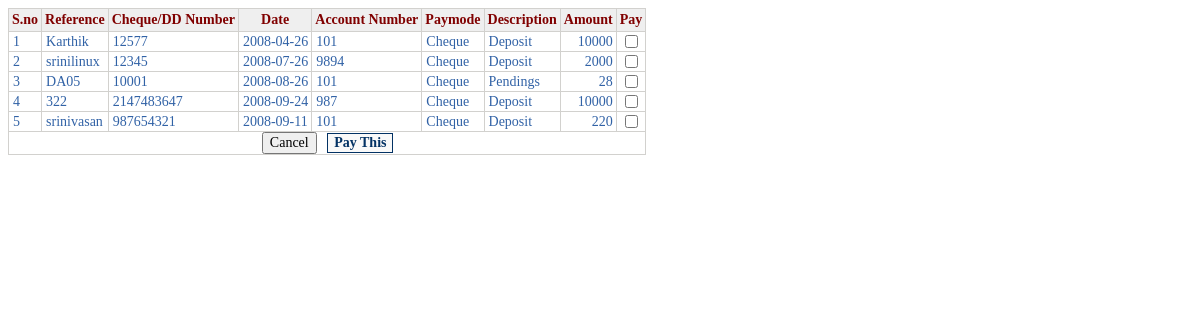
/Finance/pendings.php, run on the app's committed database.
### tables this page shows
CREATE TABLE `paymentdetails` (
  `recordid` bigint NOT NULL AUTO_INCREMENT,
  `amount` double DEFAULT NULL,
  `accountnumber` varchar(50) DEFAULT NULL,
  `description` varchar(70) DEFAULT NULL,
  `paymode` varchar(50) DEFAULT NULL,
  `cdnumber` int DEFAULT NULL,
  `cddate` date DEFAULT NULL,
  `bankname` varchar(50) DEFAULT NULL,
  `branch` varchar(50) DEFAULT NULL,
  `towhom` varchar(50) DEFAULT NULL,
  `done` varchar(6) DEFAULT NULL,
  PRIMARY KEY (`recordid`)
);

### Finance/pendings.php (the view, shortened to what this page needs)
<?php include "../AJAX/finance.php"; include "../DataBase/dbconnection.php"; ?>
<html>
<head>
<link rel="stylesheet" href="../Style/heoscss.css">
</head>
<body>
<?php
print "<form align=\"center\" method=\"POST\" action=\"pendings.php\">
<table cellspacing=1 cellpadding=0 border=0>
<tr class=\"balanceheaderrow\"><th>S.no</th><th align=\"left\">Reference</th><th align=\"right\">Cheque/DD Number</th><th>Date</th><th align=\"right\">Account Number</th><th align=\"left\">Paymode</th><th align=\"left\">Description</th><th align=\"right\">Amount</th><th>Pay</th></tr>";
$payment=mysql_query("select * from paymentdetails where done='no'",$con); $sno=1;
while($a=mysql_fetch_array($payment)){
$recordid=$a['recordid'];
$amount=$a['amount'];
$accountnumber=$a['accountnumber'];
$description=$a['description'];
$paymode=$a['paymode'];
$cdnumber=$a['cdnumber'];
$cddate=$a['cddate'];
$towhom=$a['towhom'];
echo "<tr class=\"label\"><td>$sno</td><td align=\"left\">$towhom</td><td>$cdnumber</td><td>$cddate</td><td>$accountnumber</td><td align=\"left\">$paymode</td><td align=\"left\">$description</td><td align=\"right\">$amount</td>
<td><input type=\"checkbox\" name=\"checkbox[$recordid]\" onClick=\"xajax_ddchequeonoff(this.checked,$recordid);\"></td></tr>";
$sno++;
}
print "<tr class=\"label\"><td colspan=9 align=\"center\"><input class=\"buttonstatic\" type=\"reset\" value=\"Cancel\" >&nbsp;&nbsp;&nbsp;<input class=\"buttonstatic\" type=\"button\" name=\"paythis\" value=\"Pay This\" onClick=\"xajax_ddchequeclearance();\" ></td></tr></table>
</form>\n";
?>
</body>
</html>

### Style/heoscss.css (style rules this page uses)
* { font-family:Calibri; // System, Verdana, Arial, Helvetica, sans-serif, Lucida Fax, Lucida Sans, Courier New; font-size:14px; // 11px font-weight:800; }
table { background:#D2D1CE; // #FFFFFF; }
tr { background:#ffffff; color:#3162A6; // 3162A6 }
th { background:#efefef; color:#800000; padding:3px; font-weight:600; }
td { padding-left:4px; padding-right:3px; background:#ffffff; vertical-align:middle; }
input[type="submit"],input[type="button"] { background-color:#F9F9F9; border:solid; border-width:1px; border-color:#033264; color:#033264; font-weight:800; }

### data on the page
paymentdetails: towhom "Karthik", cdnumber "12577", cddate "2008-04-26", accountnumber "101", paymode "Cheque", description "Deposit", amount "10000"
paymentdetails: towhom "srinilinux", cdnumber "12345", cddate "2008-07-26", accountnumber "9894", paymode "Cheque", description "Deposit", amount "2000"
paymentdetails: towhom "DA05", cdnumber "10001", cddate "2008-08-26", accountnumber "101", paymode "Cheque", description "Pendings", amount "28"
paymentdetails: towhom "322", cdnumber "2147483647", cddate "2008-09-24", accountnumber "987", paymode "Cheque", description "Deposit", amount "10000"
paymentdetails: towhom "srinivasan", cdnumber "987654321", cddate "2008-09-11", accountnumber "101", paymode "Cheque", description "Deposit", amount "220"
